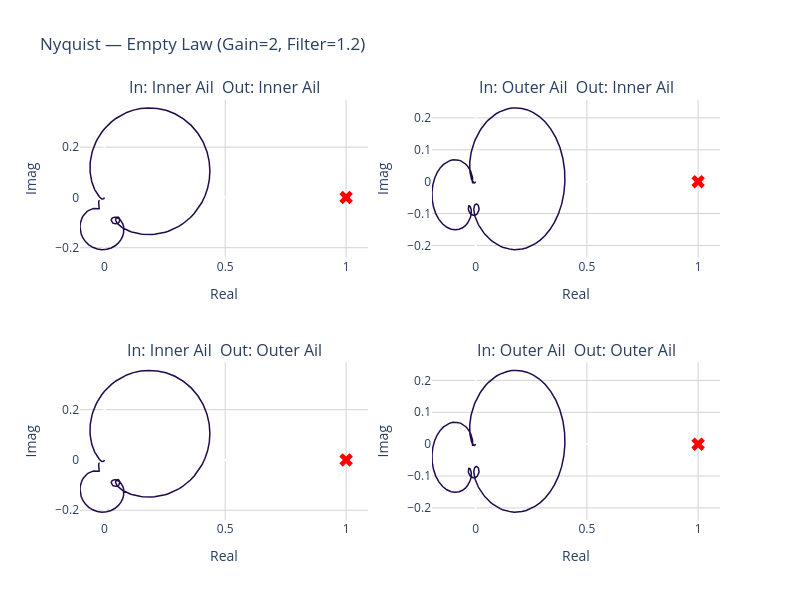

Notebook code cell kept with this figure:
### Markdown cell above
### Q6/Q7 Answer — Output 11 Identification

Output 11 is a **differential vertical acceleration signal**, approximately
equal to acc_F - acc_E (Z acceleration at station F minus station E).

Key evidence:
- At the rigid-body mode (0.26 Hz): |H_11| = 13.2 vs |H_E| = |H_F| ~ 100.
  Rigid-body motion moves all stations nearly equally, so the differential
  is small. Output 11 is ~8x less sensitive to rigid-body motion than
  the individual accelerations.
- At flexible mode 1 (1.19 Hz): |H_11| = 60.1 — large response.
  The flexible mode bends the wing, causing E and F to move differently.

This makes output 11 ideal as a sensor for the TLA control law:
- It is sensitive to the wing bending mode we want to damp.
- It largely rejects the rigid-body motion, which we do not want to disturb.

Control law choice:
- Sensor (input to law)  : output 11
- Actuators (law outputs): inner ailerons (CS1) + outer ailerons (CS2)

### Code cell
from plotly.subplots import make_subplots

# Law parameters — "empty" law matching Main.mlx section 3.1
TAU   = 0.1
Gain  = 2
num_c = [1.2]   # filter numerator coefficients (descending powers of s)
den_c = [1.0]   # filter denominator coefficients

def law_freq_response(Gain, num_c, den_c, tau, omega):
    """Evaluate H_law(jw) = (1/9.81)*Gain*(num/den)*(1/(tau*jw+1))*(pi/180)"""
    s = 1j * omega
    H_filter   = np.polyval(num_c, s) / np.polyval(den_c, s)
    H_actuator = 1.0 / (tau * s + 1)
    return (1/9.81) * Gain * H_filter * H_actuator * (np.pi/180)

H_law = law_freq_response(Gain, num_c, den_c, TAU, omega)

# Open-loop TF: H_OL[i,j,:] = H_law * H_AC(output11, CS_j)
# CSs = inputs 1,2 (indices 0,1), sensor = output 11 (index 10)
cs_idx     = [0, 1]    # inner, outer ailerons
sensor_idx = 10        # output 11
cs_labels  = ['Inner Ailerons', 'Outer Ailerons']

H_OL = np.zeros((2, 2, len(omega)), dtype=complex)
for i in range(2):       # law outputs (both receive same command)
    for j in range(2):   # aileron inputs
        H_OL[i, j, :] = H_law * TF[sensor_idx, cs_idx[j], :]

# Nyquist plot — 2x2 subplots
fig = make_subplots(rows=2, cols=2,
                    subplot_titles=[
                        'In: Inner Ail  Out: Inner Ail',
                        'In: Outer Ail  Out: Inner Ail',
                        'In: Inner Ail  Out: Outer Ail',
                        'In: Outer Ail  Out: Outer Ail'])

positions = [(1,1),(1,2),(2,1),(2,2)]
idx_pairs  = [(0,0),(0,1),(1,0),(1,1)]

for (row,col), (i,j) in zip(positions, idx_pairs):
    H = H_OL[i, j, :]
    fig.add_trace(go.Scatter(
        x=np.real(H), y=np.imag(H),
        mode='lines', line=dict(color='#220B4D', width=1.5),
        showlegend=False), row=row, col=col)
    # Mark critical point +1 (positive feedback convention)
    fig.add_trace(go.Scatter(
        x=[1], y=[0], mode='markers',
        marker=dict(symbol='x', size=12, color='red'),
        showlegend=False), row=row, col=col)

fig.update_layout(title='Nyquist — Empty Law (Gain=2, Filter=1.2)',
                  height=600, width=800, plot_bgcolor='white')
for i in range(1,3):
    for j in range(1,3):
        fig.update_xaxes(showgrid=True, gridcolor='lightgrey',
                         title_text='Real', row=i, col=j)
        fig.update_yaxes(showgrid=True, gridcolor='lightgrey',
                         title_text='Imag', row=i, col=j)
fig.show()

### Figure 1 — Plotly figure (JSON) as saved in the notebook; plotly's stock layout.template omitted (floating-point values rounded to 4 significant figures; data arrays with more than 128 entries replaced by an {"elided": "..."} marker saying what was removed)
{"data": [{"line": {"color": "#220B4D", "width": 1.5}, "mode": "lines", "showlegend": false, "type": "scatter", "x": {"elided": "500 float values"}, "xaxis": "x", "y": {"elided": "500 float values"}, "yaxis": "y"}, {"marker": {"color": "red", "size": 12, "symbol": "x"}, "mode": "markers", "showlegend": false, "type": "scatter", "x": [1], "xaxis": "x", "y": [0], "yaxis": "y"}, {"line": {"color": "#220B4D", "width": 1.5}, "mode": "lines", "showlegend": false, "type": "scatter", "x": {"elided": "500 float values"}, "xaxis": "x2", "y": {"elided": "500 float values"}, "yaxis": "y2"}, {"marker": {"color": "red", "size": 12, "symbol": "x"}, "mode": "markers", "showlegend": false, "type": "scatter", "x": [1], "xaxis": "x2", "y": [0], "yaxis": "y2"}, {"line": {"color": "#220B4D", "width": 1.5}, "mode": "lines", "showlegend": false, "type": "scatter", "x": {"elided": "500 float values"}, "xaxis": "x3", "y": {"elided": "500 float values"}, "yaxis": "y3"}, {"marker": {"color": "red", "size": 12, "symbol": "x"}, "mode": "markers", "showlegend": false, "type": "scatter", "x": [1], "xaxis": "x3", "y": [0], "yaxis": "y3"}, {"line": {"color": "#220B4D", "width": 1.5}, "mode": "lines", "showlegend": false, "type": "scatter", "x": {"elided": "500 float values"}, "xaxis": "x4", "y": {"elided": "500 float values"}, "yaxis": "y4"}, {"marker": {"color": "red", "size": 12, "symbol": "x"}, "mode": "markers", "showlegend": false, "type": "scatter", "x": [1], "xaxis": "x4", "y": [0], "yaxis": "y4"}], "layout": {"annotations": [{"font": {"size": 16}, "showarrow": false, "text": "In: Inner Ail  Out: Inner Ail", "x": 0.225, "xanchor": "center", "xref": "paper", "y": 1, "yanchor": "bottom", "yref": "paper"}, {"font": {"size": 16}, "showarrow": false, "text": "In: Outer Ail  Out: Inner Ail", "x": 0.775, "xanchor": "center", "xref": "paper", "y": 1, "yanchor": "bottom", "yref": "paper"}, {"font": {"size": 16}, "showarrow": false, "text": "In: Inner Ail  Out: Outer Ail", "x": 0.225, "xanchor": "center", "xref": "paper", "y": 0.375, "yanchor": "bottom", "yref": "paper"}, {"font": {"size": 16}, "showarrow": false, "text": "In: Outer Ail  Out: Outer Ail", "x": 0.775, "xanchor": "center", "xref": "paper", "y": 0.375, "yanchor": "bottom", "yref": "paper"}], "height": 600, "plot_bgcolor": "white", "title": {"text": "Nyquist — Empty Law (Gain=2, Filter=1.2)"}, "width": 800, "xaxis": {"anchor": "y", "domain": [0, 0.45], "gridcolor": "lightgrey", "showgrid": true, "title": {"text": "Real"}}, "xaxis2": {"anchor": "y2", "domain": [0.55, 1], "gridcolor": "lightgrey", "showgrid": true, "title": {"text": "Real"}}, "xaxis3": {"anchor": "y3", "domain": [0, 0.45], "gridcolor": "lightgrey", "showgrid": true, "title": {"text": "Real"}}, "xaxis4": {"anchor": "y4", "domain": [0.55, 1], "gridcolor": "lightgrey", "showgrid": true, "title": {"text": "Real"}}, "yaxis": {"anchor": "x", "domain": [0.625, 1], "gridcolor": "lightgrey", "showgrid": true, "title": {"text": "Imag"}}, "yaxis2": {"anchor": "x2", "domain": [0.625, 1], "gridcolor": "lightgrey", "showgrid": true, "title": {"text": "Imag"}}, "yaxis3": {"anchor": "x3", "domain": [0, 0.375], "gridcolor": "lightgrey", "showgrid": true, "title": {"text": "Imag"}}, "yaxis4": {"anchor": "x4", "domain": [0, 0.375], "gridcolor": "lightgrey", "showgrid": true, "title": {"text": "Imag"}}}}
